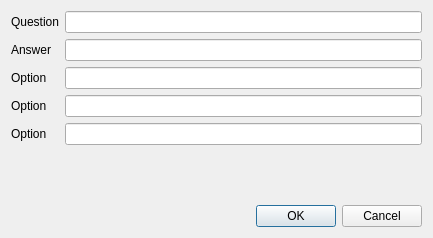
<?xml version="1.0" encoding="UTF-8"?>
<ui version="4.0">
 <class>Dialog</class>
 <widget class="QDialog" name="Dialog">
  <property name="geometry">
   <rect>
    <x>0</x>
    <y>0</y>
    <width>433</width>
    <height>238</height>
   </rect>
  </property>
  <property name="windowTitle">
   <string>Question Editor</string>
  </property>
  <layout class="QVBoxLayout" name="verticalLayout">
   <item>
    <layout class="QFormLayout" name="formLayout">
     <item row="0" column="0">
      <widget class="QLabel" name="questionLabel">
       <property name="text">
        <string>Question</string>
       </property>
      </widget>
     </item>
     <item row="0" column="1">
      <widget class="QLineEdit" name="questionLineEdit"/>
     </item>
     <item row="1" column="0">
      <widget class="QLabel" name="answerLabel">
       <property name="text">
        <string>Answer</string>
       </property>
      </widget>
     </item>
     <item row="1" column="1">
      <widget class="QLineEdit" name="answerLineEdit"/>
     </item>
     <item row="2" column="0">
      <widget class="QLabel" name="option1Label">
       <property name="text">
        <string>Option</string>
       </property>
      </widget>
     </item>
     <item row="2" column="1">
      <widget class="QLineEdit" name="option1LineEdit"/>
     </item>
     <item row="3" column="0">
      <widget class="QLabel" name="option2Label">
       <property name="text">
        <string>Option</string>
       </property>
      </widget>
     </item>
     <item row="3" column="1">
      <widget class="QLineEdit" name="option2LineEdit"/>
     </item>
     <item row="4" column="0">
      <widget class="QLabel" name="option4Label">
       <property name="text">
        <string>Option</string>
       </property>
      </widget>
     </item>
     <item row="4" column="1">
      <widget class="QLineEdit" name="option3LineEdit"/>
     </item>
    </layout>
   </item>
   <item>
    <widget class="QDialogButtonBox" name="buttonBox">
     <property name="orientation">
      <enum>Qt::Horizontal</enum>
     </property>
     <property name="standardButtons">
      <set>QDialogButtonBox::Cancel|QDialogButtonBox::Ok</set>
     </property>
    </widget>
   </item>
  </layout>
 </widget>
 <resources/>
 <connections>
  <connection>
   <sender>buttonBox</sender>
   <signal>accepted()</signal>
   <receiver>Dialog</receiver>
   <slot>accept()</slot>
   <hints>
    <hint type="sourcelabel">
     <x>224</x>
     <y>212</y>
    </hint>
    <hint type="destinationlabel">
     <x>157</x>
     <y>237</y>
    </hint>
   </hints>
  </connection>
  <connection>
   <sender>buttonBox</sender>
   <signal>rejected()</signal>
   <receiver>Dialog</receiver>
   <slot>reject()</slot>
   <hints>
    <hint type="sourcelabel">
     <x>292</x>
     <y>218</y>
    </hint>
    <hint type="destinationlabel">
     <x>286</x>
     <y>237</y>
    </hint>
   </hints>
  </connection>
 </connections>
</ui>
